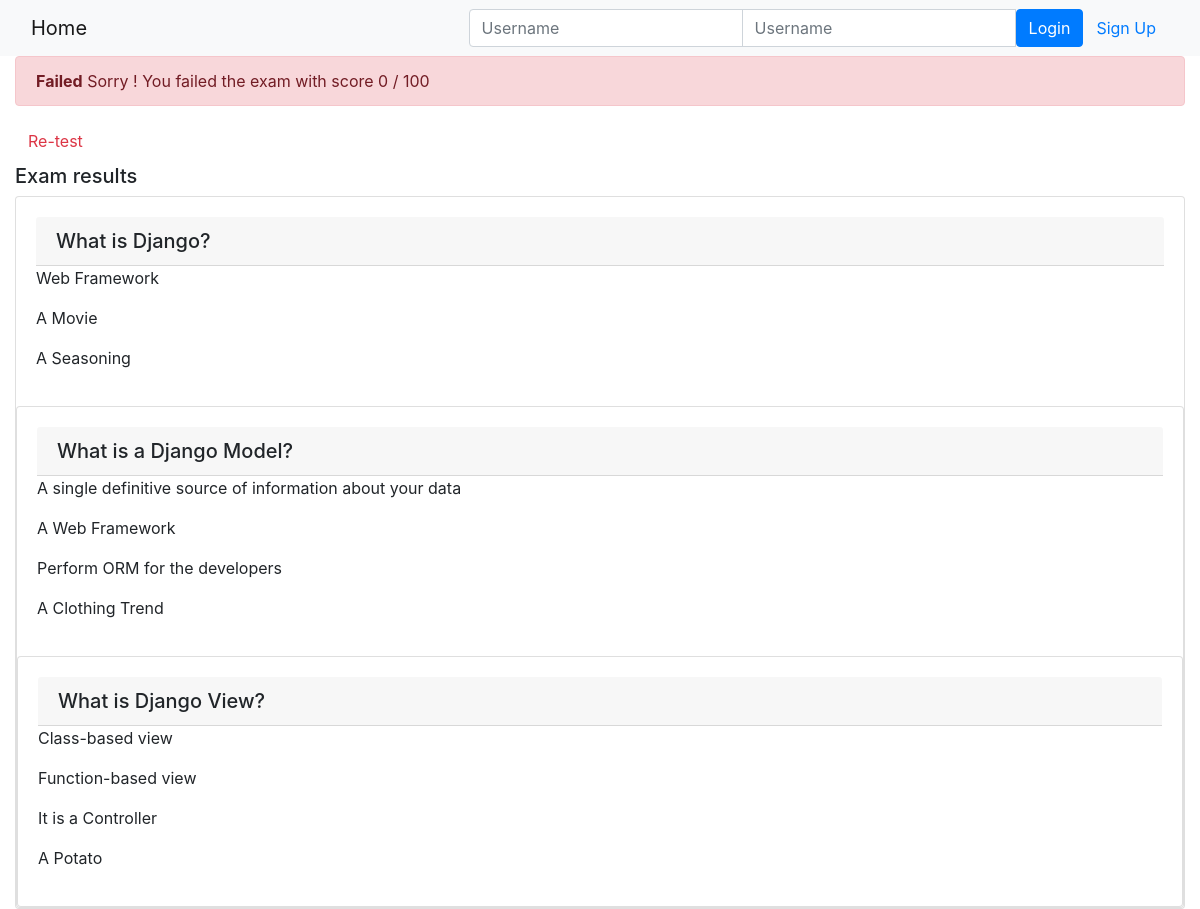
Page /onlinecourse/course/1/submission/1/result/ on the committed database.
### onlinecourse/models.py (models this page shows, shortened)
class Question(models.Model):
    lesson = models.ForeignKey(Lesson, on_delete=models.CASCADE)
    question_text = models.TextField()
    grade = models.IntegerField(default=0)
    def is_get_score(self, selected_ids):
        all_answers = self.choice_set.filter(is_correct=True).count()
        selected_correct = self.choice_set.filter(
            is_correct=True, id__in=selected_ids).count()
        selected_incorrect = self.choice_set.filter(
            is_correct=False, id__in=selected_ids).count()
        if all_answers == selected_correct and not selected_incorrect:
            return True
        else:
            return False
    class Meta:
        ordering = ['lesson']

class Choice(models.Model):
    question = models.ForeignKey(Question, on_delete=models.CASCADE)
    content = models.TextField()
    is_correct = models.BooleanField(default=False)
    class Meta:
        ordering = ['question']

### onlinecourse/views.py (the view)
def show_exam_result(request, course_id, submission_id):
    course = get_object_or_404(Course, pk=course_id)
    submission = get_object_or_404(Submission, pk=submission_id)
    questions = Question.objects.filter(lesson__course=course)
    selected_ids = submission.choices.values_list('id', flat=True)
    total_score = 0
    max_score = 0
    for question in questions:
        max_score += question.grade
        grade = question.is_get_score(selected_ids)
        if grade:
            total_score += question.grade
    grade = int(total_score / max_score * 100)
    return render(request, 'onlinecourse/exam_result_bootstrap.html', {'grade': grade, 'course': course, 'selected_ids': selected_ids})

### onlinecourse/templates/onlinecourse/exam_result_bootstrap.html (shortened to what this page needs)
<!DOCTYPE html>
<html lang="en">
  <head>
    {% load static %}
    <link
      rel="stylesheet"
      href="https://maxcdn.bootstrapcdn.com/bootstrap/4.5.2/css/bootstrap.min.css"
    />
  </head>
  <body>
    <nav class="navbar navbar-light bg-light">
      <div class="container-fluid">
        <div class="navbar-header">
          <a class="navbar-brand" href="{% url 'onlinecourse:index' %}">Home</a>
        </div>
        <ul class="nav navbar-nav navbar-right">
          {% if user.is_authenticated %}
          <li>
            <a class="btn btn-link" href="#">
              {{ user.first_name }}({{ user.username }})
            </a>
            <a class="btn btn-link" href="{% url 'onlinecourse:logout' %}">
              Logout
            </a>
          </li>
          {% else %}
          <li>
            <form
              class="form-inline"
              action="{% url 'onlinecourse:login' %}"
              method="post"
            >
              <div class="input-group">
                <input
                  type="text"
                  class="form-control"
                  placeholder="Username"
                  name="username"
                />
                <input
                  type="password"
                  class="form-control"
                  placeholder="Username"
                  name="psw"
                />
                <button class="btn btn-primary" type="submit">Login</button>
                <a
                  class="btn btn-link"
                  href="{% url 'onlinecourse:registration' %}"
                >
                  Sign Up
                </a>
              </div>
            </form>
          </li>
          {% endif %}
        </ul>
      </div>
    </nav>
    <div class="container-fluid">
      {% if grade > 80 %}
      <div class="alert alert-success">
        <strong>Congratulations, {{ user.first_name }}!</strong>
        You have passed the exam and completed the course with score {{ grade }}
        / 100
      </div>
      {% else %}
      <div class="alert alert-danger">
        <strong>Failed</strong>
        Sorry {{ user.first_name }}! You failed the exam with score {{ grade }}
        / 100
      </div>
      <a
        class="btn btn-link text-danger"
        href="{% url 'onlinecourse:course_details' course.id %}"
      >
        Re-test
      </a>
      {% endif %}
      <div class="card-columns-vertical mt-1">
        <h5 class="">Exam results</h5>
        {% for lesson in course.lesson_set.all %}
        {% for question in lesson.question_set.all %}
        <div class="card">
          <div class="card-body">
            <h5 class="card-header">{{ question.question_text }}</h5>
            {% for choice in question.choice_set.all %}
            {% if choice.id in selected_ids %}
            <p class="card-text">Correct answer: {{ choice.content }}</p>
            {% else %}
            <p> {{ choice.content }} </p>
            {% endif %}
            {% endfor %}
          </div>
        {% endfor %}
        {% endfor %}
      </div>
    </div>
  </body>
</html>

### rows in the picture
Question: question_text "What is Django?"
Choice: content "Web Framework"
Choice: content "A Movie"
Choice: content "A Seasoning"
Question: question_text "What is a Django Model?"
Choice: content "A single definitive source of information about your data"
Choice: content "A Web Framework"
Choice: content "Perform ORM for the developers"
Choice: content "A Clothing Trend"
Question: question_text "What is Django View?"
Choice: content "Class-based view"
Choice: content "Function-based view"
Choice: content "It is a Controller"
Choice: content "A Potato"

### other values in the picture
{{ grade }} "0"
